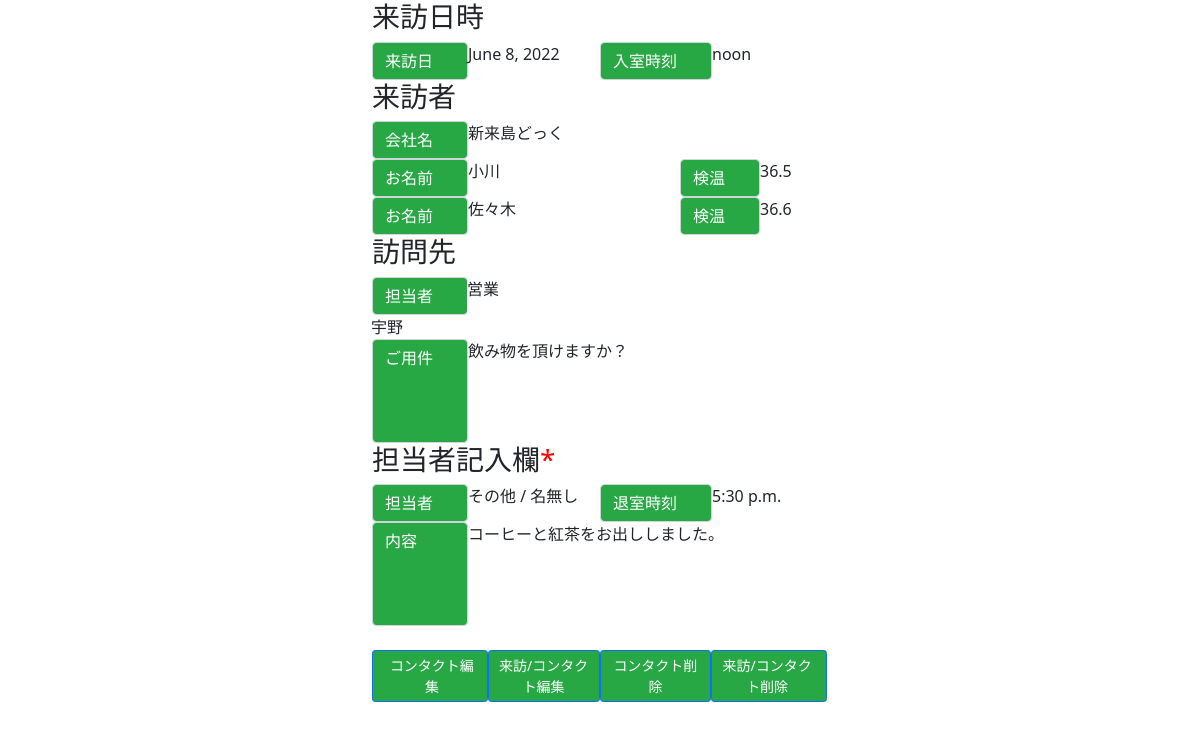
Page /detail/5/ on the committed database.
### test_app/models.py (models this page shows, shortened)
class Visitors(models.Model):
    date = models.DateField(verbose_name='日付')
    time = models.TimeField(verbose_name='来室時刻')
    company_name = models.CharField(verbose_name='会社名', max_length=50, null=True, blank=True)
    visitor_name = models.CharField(verbose_name='お名前', max_length=25)
    temperature = models.FloatField(verbose_name='検温')
    accompany1_name = models.CharField(verbose_name='同行者1お名前', max_length=25, null=True, blank=True)
    accompany1_temp = models.FloatField(verbose_name='同行者1検温', null=True, blank=True)
    accompany2_name = models.CharField(verbose_name='同行者2お名前', max_length=25, null=True, blank=True)
    accompany2_temp = models.FloatField(verbose_name='同行者2検温', null=True, blank=True)
    accompany3_name = models.CharField(verbose_name='同行者3お名前', max_length=25, null=True, blank=True)
    accompany3_temp = models.FloatField(verbose_name='同行者3検温', null=True, blank=True)
    position = models.CharField(verbose_name='役職', max_length=25, null=True, blank=True)
    interviewer = models.CharField(verbose_name='担当者', max_length=25, null=True, blank=True)
    content = models.TextField(verbose_name='ご用件', null=True, blank=True)
    is_contacted = models.BooleanField(default=False, help_text='コンタクトしたらTrue')
    class Meta:
        db_table = 'visitors_history'
        verbose_name = '来訪者履歴'
        verbose_name_plural = '来訪者履歴'

class Contact(models.Model):
    contact = models.OneToOneField(Visitors, on_delete=models.CASCADE, verbose_name='来訪者履歴')
    interviewer = models.ForeignKey(Member, on_delete=models.CASCADE, verbose_name='担当者', null=True, blank=True)
    time = models.TimeField(verbose_name='退室時刻', null=True, blank=True)
    contents = models.TextField(verbose_name='内容', null=True, blank=True)
    def __str__(self):
        if self.interviewer == None:
            self.interviewer = Member.objects.get(id=9)
            return str(self.contact.date) + ' / ' + self.contact.visitor_name  + ' / ' + self.interviewer.name
        else:
            return str(self.contact.date) + ' / ' + self.contact.visitor_name  + ' / ' + self.interviewer.name
    class Meta:
        db_table = 'contact_history'
        verbose_name = 'コンタクト履歴'
        verbose_name_plural = 'コンタクト履歴'

class Member(models.Model):
    post = models.ForeignKey(Post, on_delete=models.CASCADE, null=True, blank=True)
    name = models.CharField(verbose_name='氏名', max_length=25, null=True, blank=True)
    def __str__(self):
        return self.post.name + ' / ' + self.name
    class Meta:
        db_table = '社員メンバー'
        verbose_name = '社員メンバー'
        verbose_name_plural = '社員メンバー'

class Post(models.Model):
    name = models.CharField(verbose_name='役職名', max_length=25)
    class Meta:
        db_table = '役職'
        verbose_name = '役職'
        verbose_name_plural = '役職'

### test_app/views.py (the view)
# urls.py: path('detail/<int:pk>/', views.detail, name='detail'),
def detail(request, pk):
    visitor = Visitors.objects.get(pk=pk)
    print(visitor.is_contacted)
    if visitor.is_contacted:
        contact = Contact.objects.filter(contact__pk=pk)[0]
        context = {
            'visitor': visitor,
            'contact': contact,
        }
        print(contact)
    else:
        form = MemberForm()
        context = {
            'visitor': visitor,
            'form': form,
        }
    return render(request, 'test_app/detail.html', context)

### test_app/templates/test_app/detail.html (shortened to what this page needs)
{% load static %}
<!DOCTYPE html>
<html lang="en">
  <head>
    <link href="https://cdn.jsdelivr.net/npm/bootstrap@5.0.2/dist/css/bootstrap.min.css" rel="stylesheet">
    <link rel="stylesheet" href="{% static 'css/mystyle.css' %}">
  </head>
  <body>
    <div class="container-fluid">
        <div class="row">
            <h3>来訪日時</h3>
              <div class="col" style="padding: 0; padding-left: 12px;">
                <div class="input-group">
                  <div class="input-group-prepend">
                    <div class="theme-label-contact form-control">来訪日</div>
                  </div>
                  {{ visitor.date }}
                </div>
              </div>
              <div class="col" style="padding: 0; padding-right: 12px;">
                <div class="input-group">
                  <div class="input-group-prepend">
                    <div class="theme-label-time-contact form-control">入室時刻</div>
                  </div>
                  {{ visitor.time }}
                </div>
              </div>
              <h3>来訪者</h3>
              <div class="input-group">
                <div class="input-group-prepend">
                  <div class="theme-label-contact form-control">会社名</div>
                </div>
                {{ visitor.company_name }}
              </div>
              <div class="col-8" style="padding: 0; padding-left: 12px;">
              <div class="input-group">
                <div class="input-group-prepend">
                  <div class="theme-label-contact form-control">お名前</div>
                </div>
                {{ visitor.visitor_name }}
              </div>
              </div>
              <div class="col-4" style="padding: 0; padding-right: 12px;">
                <div class="input-group">
                  <div class="input-group-prepend">
                    <div class="theme-label-tempcheck-contact form-control">検温</div>
                  </div>
                  {{ visitor.temperature }}
                </div>
              </div>
            </div>
            {% if visitor.accompany1_name %}
            <div class="row" style="padding: 0;">
              <div class="col-8" style="padding: 0; padding-left: 12px;">
              <div class="input-group">
                <div class="input-group-prepend">
                  <div class="theme-label-contact form-control">お名前</div>
                </div>
                {{ visitor.accompany1_name }}
              </div>
              </div>
              <div class="col-4" style="padding: 0; padding-right: 12px;">
                <div class="input-group">
                  <div class="input-group-prepend">
                    <div class="theme-label-tempcheck-contact form-control">検温</div>
                  </div>
                  {{ visitor.accompany1_temp }}
                </div>
              </div>
            </div>
            {% endif %}
        <div class="row">
            <h3>訪問先</h3>
            <div class="input-group">
              <div class="input-group-prepend">
                <div class="theme-label-contact form-control">担当者</div>
              </div>
              <div class="left-column-contact">
                {{ visitor.position }}
              </div>
              <div class="right-column-contact">
                {{ visitor.interviewer }}
              </div>
            </div>
            <div class="input-group">
              <div class="input-group-prepend">
                <div class="theme-label-textarea-contact form-control" rows="5">ご用件</div>
              </div>
              {{ visitor.content | linebreaksbr }}
            </div>
        </div>
      <div class="row">
        <h3>担当者記入欄<span style="color: red;">*</span></h3>
        {% if visitor.is_contacted %}
        <div class="col" style="padding: 0; padding-left: 12px;">
          <div class="input-group">
            <div class="input-group-prepend">
              <div class="theme-label-contact form-control">担当者</div>
            </div>
            {{ contact.interviewer }}
          </div>
        </div>
        <div class="col" style="padding: 0; padding-right: 12px;">
          <div class="input-group">
            <div class="input-group-prepend">
              <div class="theme-label-time-contact form-control">退室時刻</div>
            </div>
            {{ contact.time }}
          </div>
        </div>
        <div class="input-group">
          <div class="input-group-prepend">
            <div class="theme-label-textarea-contact form-control" rows="5">内容</div>
          </div>
          {{ contact.contents | linebreaksbr }}
        </div>
        <div>
        <br>
        </div>
        <div class="row" style="padding-right: 1px; padding-left: 24px;">
        <button type="button" class="btn btn-primary btn-sm col" style="background-color:#28a745; padding-left: 12px;" onclick="location.href='#'">
            コンタクト編集
        </button>
            <button type="button" class="btn btn-primary btn-sm col" style="background-color:#28a745;" onclick="location.href='#'">
            来訪/コンタクト編集
        </button>
            <button type="button" class="btn btn-primary btn-sm col" style="background-color:#28a745;" onclick="location.href='#'">
            コンタクト削除
        </button>
            <button type="button" class="btn btn-primary btn-sm col" style="background-color:#28a745; padding-right: 12px;" onclick="location.href='#'">
            来訪/コンタクト削除
        </button>
        </div>
        {% endif %}
      </div>
    </div>
  </body>
</html>

### static/css/mystyle.css (style rules this page uses)
.container-fluid { margin-right: auto; margin-left: auto; max-width: 40%; }
.theme-label-contact { background-color:#28a745; color:white; width: 6em; }
.theme-label-time-contact { background-color:#28a745; color:white; width: 7em; }
.theme-label-textarea-contact { background-color:#28a745; color:white; width: 6em; height: 6.5em; }
.left-column-contact { float: left; width: 30%; background-color: white; }
.right-column-contact { float: right; width: 53.8%; background-color: white; }
.theme-label-tempcheck-contact { background-color:#28a745; color:white; width: 5em; }

### rows in the picture
Visitors: date "June 8, 2022", time "noon", company_name "新来島どっく", visitor_name "小川", temperature "36.5", accompany1_name "佐々木", accompany1_temp "36.6", position "営業", interviewer "宇野", content "飲み物を頂けますか？"
Contact: interviewer "その他 / 名無し", time "5:30 p.m.", contents "コーヒーと紅茶をお出ししました。"
